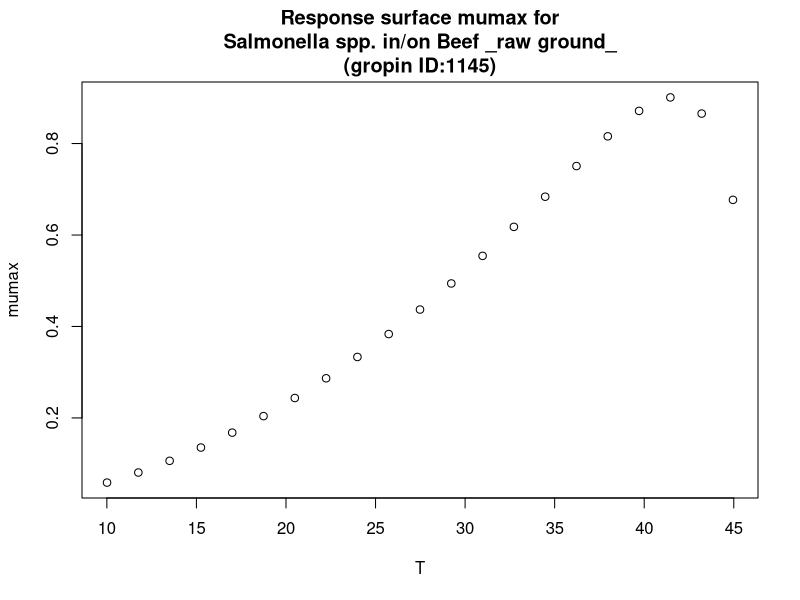

R code for this plot:
#############################
# start of Parameter script
#############################
T <- seq(10.01,44.955044955045,length.out=21)
#############################
# end of Parameter script
#############################
############################# 
# start of Model script Gropin ID 1145 
#############################
 
# constant coefficients for this model
 
variables <- data.frame(T)
argumentsPar <- expand.grid(variables)
 
# heart of the model
response_surface <- function(T) {
   mumax <-5.75*(10^-4)*((T+0.09)^2)*(1-exp(0.4329*(T-46.96)))

return(mumax=mumax)
} 

# output parameters
responseSurface <- cbind(argumentsPar,response_surface(argumentsPar['T']))
colnames(responseSurface) <- c(colnames(argumentsPar),'mumax')
#############################
# End of Model script
#############################
############################# 
# start of Visualisation script Gropin ID 1145 
#############################
plot(T,responseSurface$'mumax',xlab='T',
                          ylab='mumax',main='Response surface mumax for
Salmonella spp. in/on Beef _raw ground_
(gropin ID:1145)')
#############################
# End of Visualisation script
#############################
